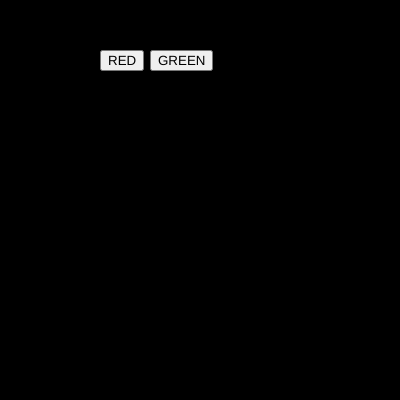
Frame 1 (no input)
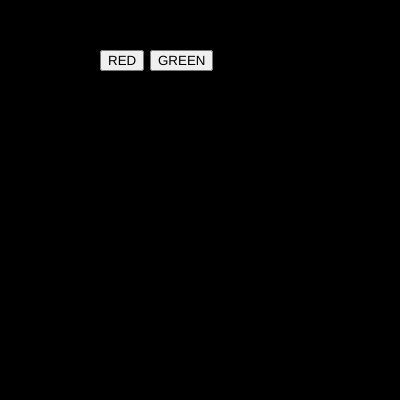
Frame 60 (no input)
Frame 120 (the mouse pressed at the canvas centre since frame 60): identical to frame 60, image omitted

The p5.js sketch that drew these frames (run headless with seeded random() and noise() and a simulated clock; from frame 60 on, the mouse is pressed at the canvas centre):

// p5.js sketch
// ── sketch.js
var btn_red;
var btn_green;

var r = 0;
var g = 0;
var b = 0;

function setup() {
  createCanvas(400, 400);  
}

function draw() {
  background(r,g,b);
  btn_red = createButton("RED");
  btn_red.position(100,50);
  btn_red.mousePressed(red_bg);
  btn_green = createButton("GREEN");
  btn_green.position(150,50);
  btn_green.mousePressed(green_bg);
}

function red_bg(){
  r = 255;
  g = 0;
  b = 0;
}

function green_bg(){
  r = 0;
  g = 255;
  b = 0;
}
